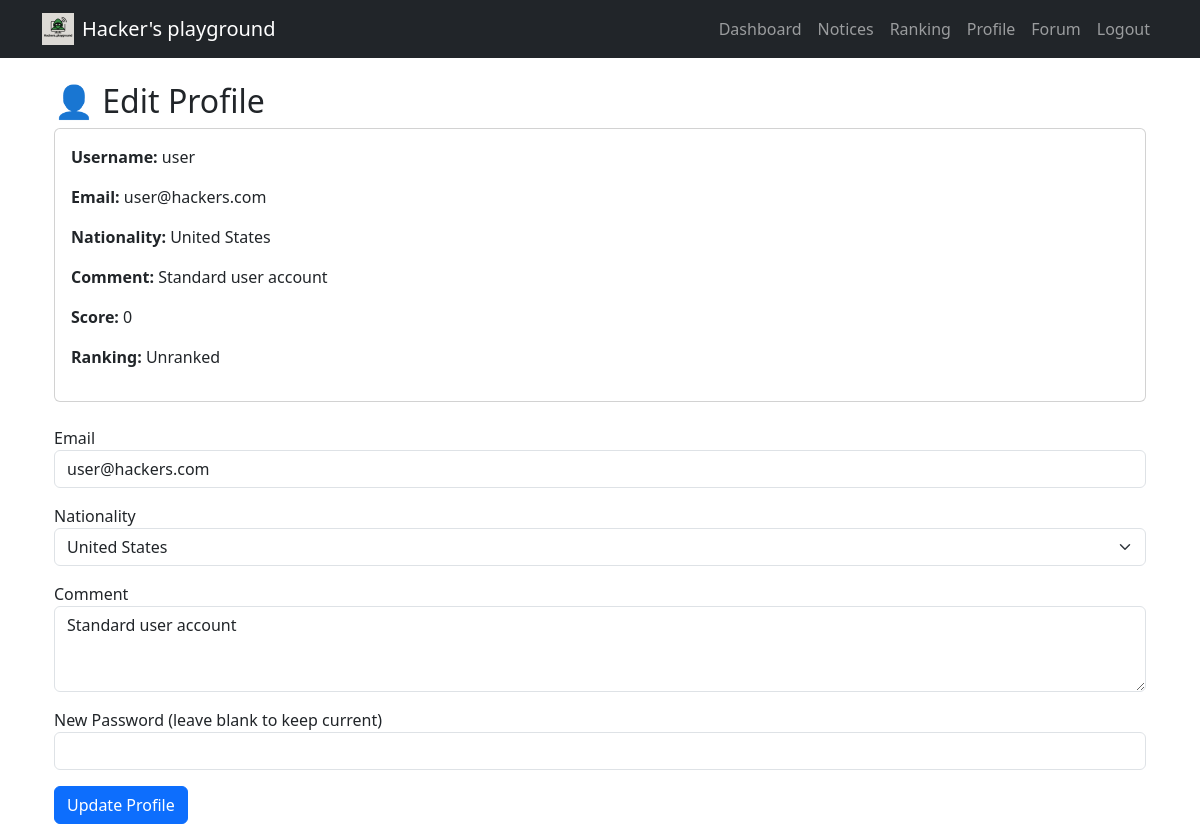
The app's page /profile (signed in), older data.
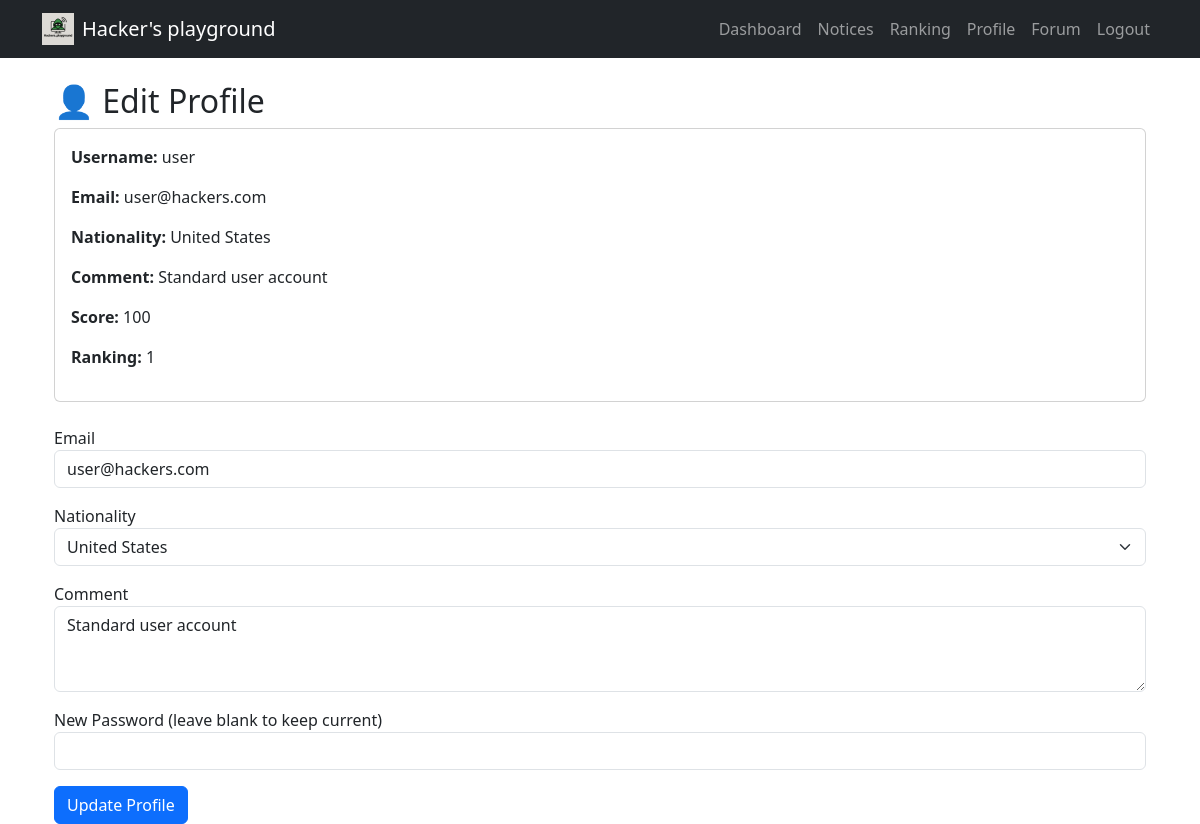
The same page, newer data.
### tables this page shows
CREATE TABLE users (
  id INTEGER PRIMARY KEY AUTOINCREMENT,
  username TEXT NOT NULL UNIQUE,
  password TEXT NOT NULL,
  email TEXT,
  comment TEXT,
  nationality TEXT,
  score INTEGER DEFAULT 0,
  ranking INTEGER DEFAULT 0
);

### routes/auth.py (the view, shortened to what this page needs)
@auth_routes.route('/profile', methods=['GET', 'POST'])
def profile():
    if 'user_id' not in session:
        return redirect('/login')
    conn = get_db()
    cur = conn.cursor()
    cur.execute("SELECT * FROM users WHERE id=?", (session['user_id'],))
    user = cur.fetchone()
    return render_template('profile.html', user=user)

### routes/auth.py (called while the page is built)
def get_db():
    conn = sqlite3.connect('database.db')
    conn.row_factory = sqlite3.Row
    return conn

### templates/profile.html (shortened to what this page needs)
{% extends "base.html" %}
{% block content %}
<div class="container">
  <h2>👤 Edit Profile</h2>
  <div class="card mb-4">
    <div class="card-body">
      <p><strong>Username:</strong> {{ user.username }}</p>
      <p><strong>Email:</strong> {{ user.email or 'N/A' }}</p>
      <p><strong>Nationality:</strong> {{ user.nationality or 'N/A' }}</p>
      <p><strong>Comment:</strong> {{ user.comment or 'None' }}</p>
      <p><strong>Score:</strong> {{ user.score or 0 }}</p>
      <p><strong>Ranking:</strong> {{ user.ranking or 'Unranked' }}</p>
    </div>
  </div>
  <form method="POST">
    <div class="mb-3">
      <label>Email</label>
      <input type="email" class="form-control" name="email" value="{{ user.email or '' }}" required
             pattern="[a-z0-9._%+-]+@[a-z0-9.-]+\.[a-z]{2,}$">
    </div>
    <div class="mb-3">
      <label>Nationality</label>
      <select name="nationality" class="form-select" required>
        {% for country in ['South Korea', 'United States', 'Germany', 'Japan', 'China', 'India', 'Brazil', 'France', 'Other'] %}
          <option value="{{ country }}" {% if user.nationality == country %}selected{% endif %}>{{ country }}</option>
        {% endfor %}
      </select>
    </div>
    <div class="mb-3">
      <label>Comment</label>
      <textarea class="form-control" name="comment" rows="3">{{ user.comment or '' }}</textarea>
    </div>
    <div class="mb-3">
      <label>New Password (leave blank to keep current)</label>
      <input type="password" class="form-control" name="password">
    </div>
    <button class="btn btn-primary">Update Profile</button>
  </form>
</div>
{% endblock %}

Row changes from the older to the newer data that the page shows:
changed users "user": score "0" → "100"; ranking "Unranked" → "1"
